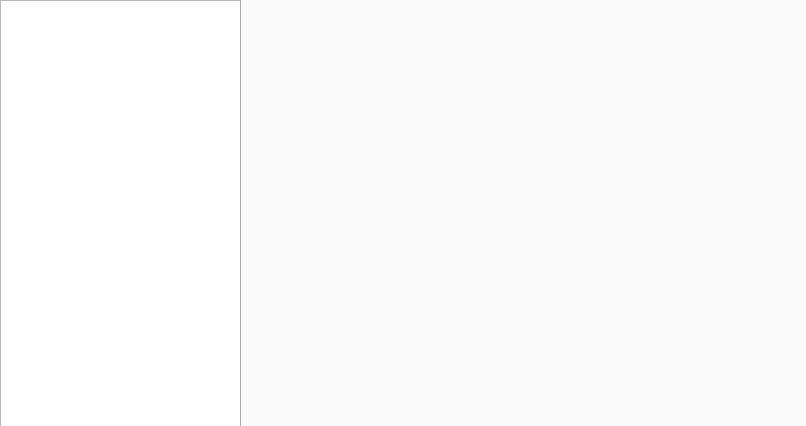
<?xml version="1.0" encoding="UTF-8"?>
<ui version="4.0">
 <class>MainEdit</class>
 <widget class="QWidget" name="MainEdit">
  <property name="geometry">
   <rect>
    <x>0</x>
    <y>0</y>
    <width>806</width>
    <height>426</height>
   </rect>
  </property>
  <property name="windowTitle">
   <string>Form</string>
  </property>
  <widget class="QTreeView" name="filesView">
   <property name="geometry">
    <rect>
     <x>0</x>
     <y>0</y>
     <width>241</width>
     <height>431</height>
    </rect>
   </property>
   <property name="rootIsDecorated">
    <bool>true</bool>
   </property>
   <attribute name="headerVisible">
    <bool>false</bool>
   </attribute>
  </widget>
  <widget class="QTabWidget" name="tabbedEditor">
   <property name="geometry">
    <rect>
     <x>240</x>
     <y>-10</y>
     <width>581</width>
     <height>451</height>
    </rect>
   </property>
   <property name="tabsClosable">
    <bool>true</bool>
   </property>
  </widget>
 </widget>
 <resources/>
 <connections/>
</ui>
